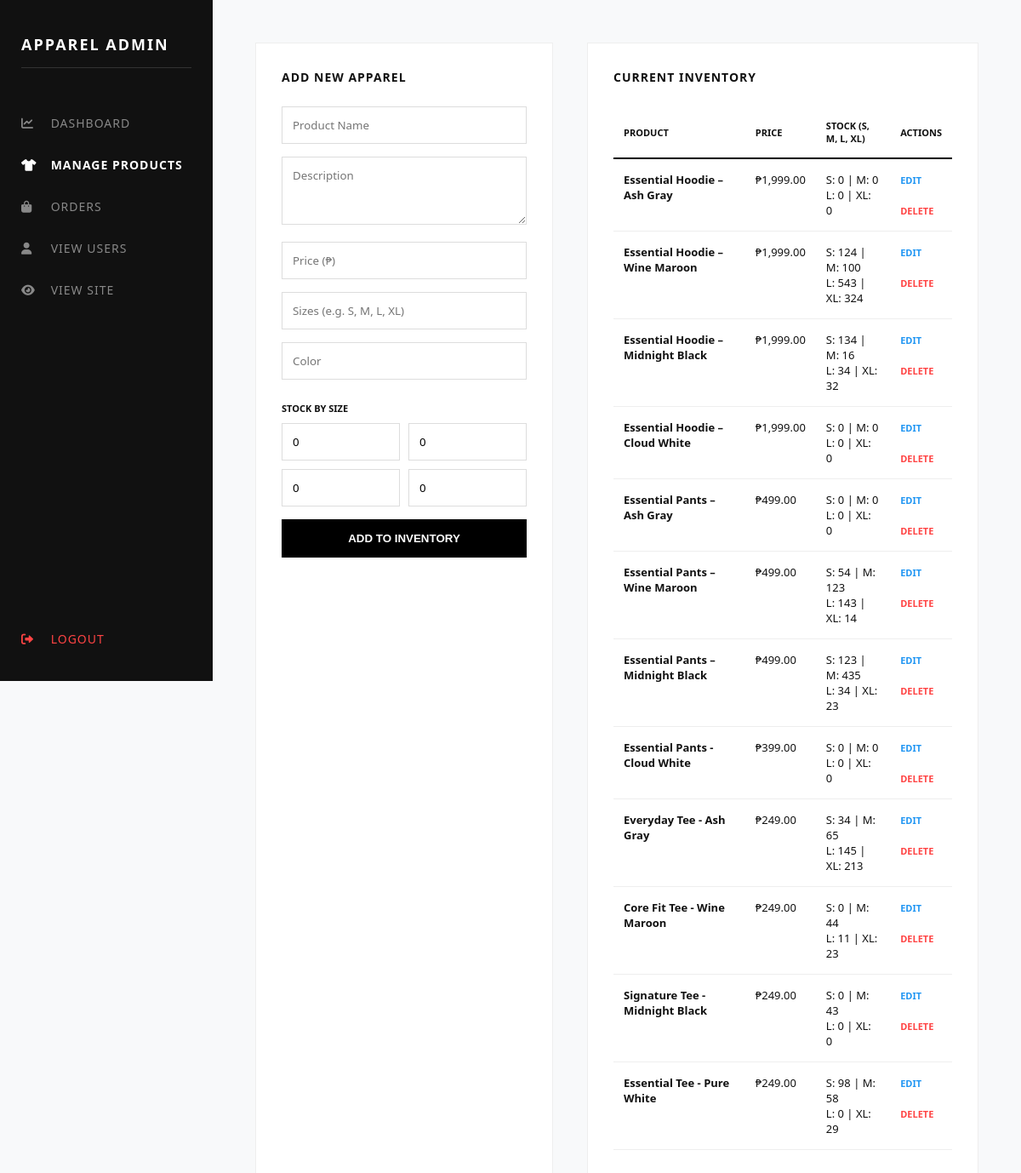
Page /admin/products.php on the earlier database version.
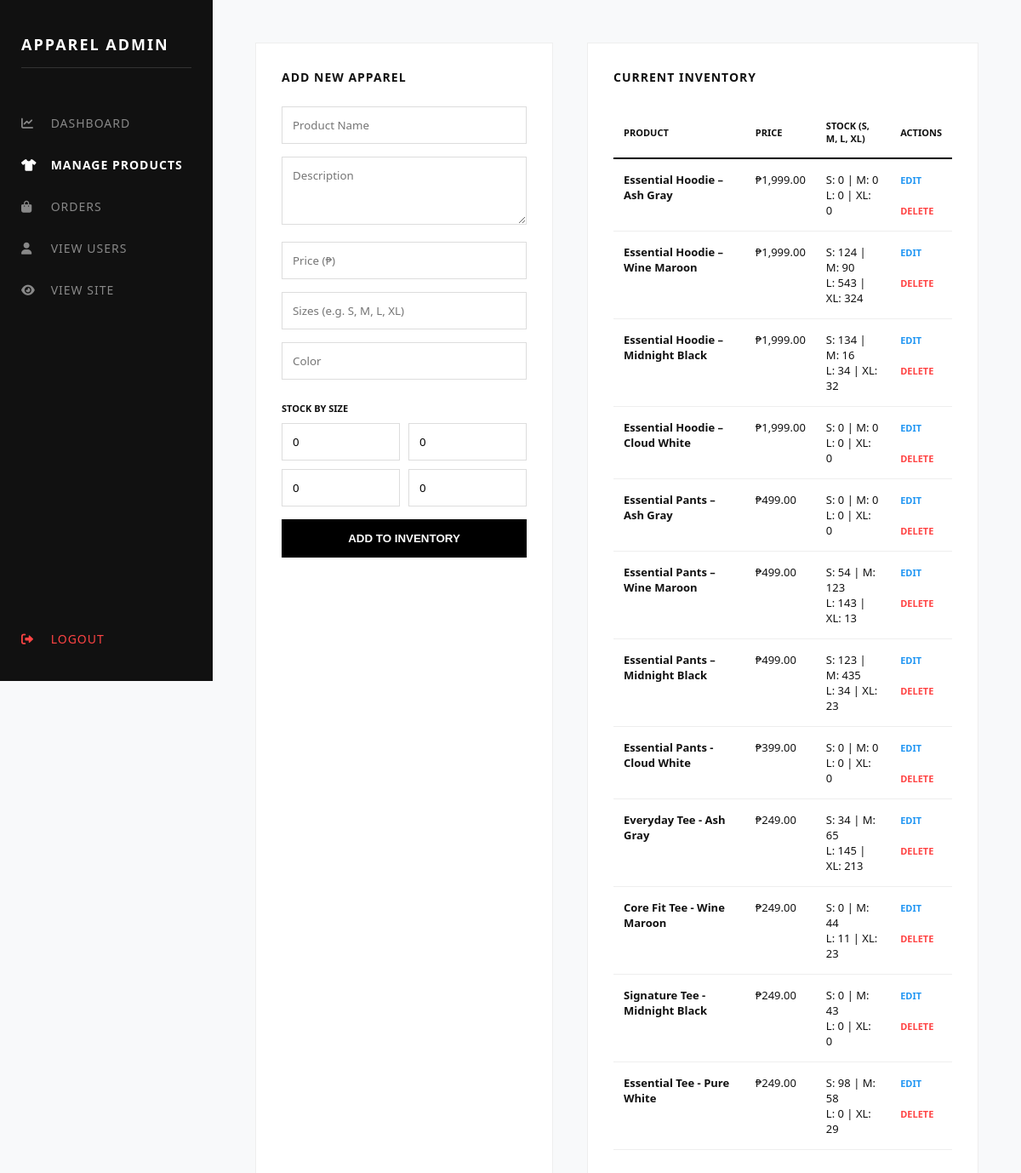
Same page on the later database version.
### tables this page shows
CREATE TABLE `products` (
  `id` int(11) NOT NULL,
  `name` varchar(100) DEFAULT NULL,
  `description` text DEFAULT NULL,
  `price` decimal(10,2) DEFAULT NULL,
  `size` varchar(20) DEFAULT NULL,
  `color` varchar(20) DEFAULT NULL,
  `image` varchar(255) DEFAULT NULL,
  `category` varchar(50) DEFAULT NULL,
  `stock_s` int(11) DEFAULT 0,
  `stock_m` int(11) DEFAULT 0,
  `stock_l` int(11) DEFAULT 0,
  `stock_xl` int(11) DEFAULT 0
);

### admin/products.php (the view, shortened to what this page needs)
<?php
include "../config/database.php";
$products = mysqli_query($conn, "SELECT * FROM products ORDER BY id DESC");
?>
<!DOCTYPE html>
<html lang="en">
<head>
    <link rel="stylesheet" href="https://cdnjs.cloudflare.com/ajax/libs/font-awesome/6.0.0/css/all.min.css">
</head>
<body>
    <div class="sidebar">
        <h2>APPAREL ADMIN</h2>
        <a href="dashboard.php"><i class="fas fa-chart-line"></i> Dashboard</a>
        <a href="products.php" class="active-link"><i class="fas fa-tshirt"></i> Manage Products</a>
        <a href="orders.php"><i class="fas fa-shopping-bag"></i> Orders</a>
        <a href="users.php"><i class="fas fa-user"></i> View Users</a>
        <a href="../index.php"><i class="fas fa-eye"></i> View Site</a>
        <a href="logout.php" class="logout-link"><i class="fas fa-sign-out-alt"></i> Logout</a>
    </div>
    <div class="admin-container">
        <div class="form-card">
            <h3>Add New Apparel</h3>
            <form method="POST">
                <input name="name" placeholder="Product Name" required>
                <textarea name="desc" placeholder="Description" rows="3"></textarea>
                <input name="price" type="number" step="0.01" placeholder="Price (₱)" required>
                <input name="size" placeholder="Sizes (e.g. S, M, L, XL)">
                <input name="color" placeholder="Color">
                <p style="font-size: 11px; font-weight: bold; text-transform: uppercase; margin-bottom: 10px;">Stock by Size</p>
                <div class="stock-grid">
                    <input name="stock_s" type="number" placeholder="S" value="0">
                    <input name="stock_m" type="number" placeholder="M" value="0">
                    <input name="stock_l" type="number" placeholder="L" value="0">
                    <input name="stock_xl" type="number" placeholder="XL" value="0">
                </div>
                <button type="submit" name="add" class="btn-black">Add to Inventory</button>
            </form>
        </div>
        <div class="inventory-card">
            <h3>Current Inventory</h3>
            <table>
                <thead>
                    <tr>
                        <th>Product</th>
                        <th>Price</th>
                        <th>Stock (S, M, L, XL)</th>
                        <th>Actions</th>
                    </tr>
                </thead>
                <tbody>
                    <?php while($row = mysqli_fetch_assoc($products)): ?>
                    <tr>
                        <td><strong><?php echo htmlspecialchars($row['name']); ?></strong></td>
                        <td>₱<?php echo number_format($row['price'], 2); ?></td>
                        <td>
                            S: <?php echo $row['stock_s']; ?> | M: <?php echo $row['stock_m']; ?><br>
                            L: <?php echo $row['stock_l']; ?> | XL: <?php echo $row['stock_xl']; ?>
                        </td>
                        <td>
                            <a href="javascript:void(0)" onclick='openEditModal(<?php echo json_encode($row); ?>)' style="color: #2196F3; text-decoration: none; font-weight: bold; font-size: 11px;">EDIT</a><br><br>
                            <a href="delete_product.php?id=<?php echo $row['id']; ?>" onclick="return confirm('Delete?')" style="color: #ff4444; text-decoration: none; font-weight: bold; font-size: 11px;">DELETE</a>
                        </td>
                    </tr>
                    <?php endwhile; ?>
                </tbody>
            </table>
        </div>
    </div>
</body>
</html>

Differences in the rows shown:
changed products "Essential Hoodie – Wine Maroon": stock_m "100" → "90"
changed products "Essential Pants – Wine Maroon": stock_xl "14" → "13"
